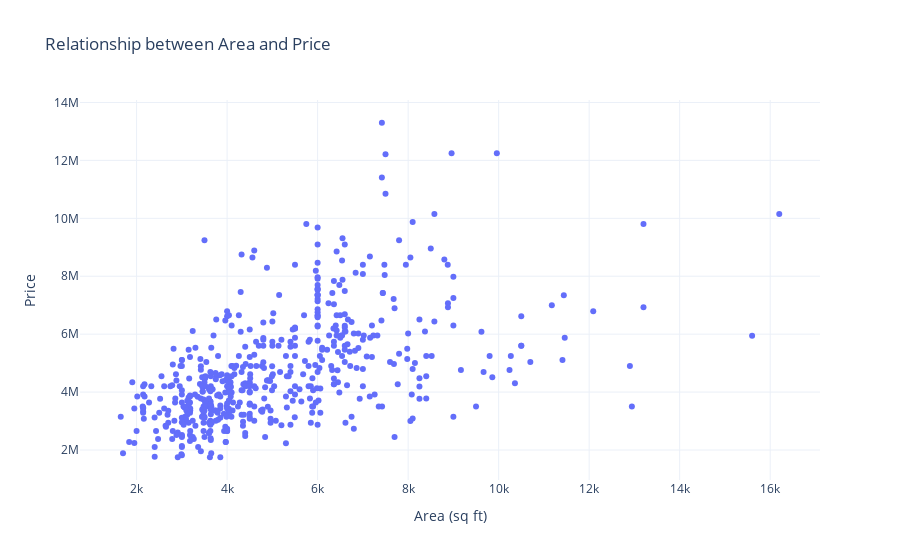

The notebook cell saved with this chart:
### Markdown cell above
## Scatterplot (Area vs Price)

### Code cell
scatter_fig = px.scatter(house_df_bool, x='area', y='price', 
                         title='Relationship between Area and Price',
                         labels={'area': 'Area (sq ft)', 'price': 'Price'},
                         template='plotly_white')

# Show the plots
scatter_fig.show()
scatter_fig.write_html("area_price_scatter.html")

### Figure 1 — Plotly figure (JSON) as saved in the notebook; plotly's stock layout.template omitted (floating-point values rounded to 4 significant figures; data arrays with more than 128 entries replaced by an {"elided": "..."} marker saying what was removed)
{"data": [{"hovertemplate": "Area (sq ft)=%{x}<br>Price=%{y}<extra></extra>", "legendgroup": "", "marker": {"color": "#636efa", "symbol": "circle"}, "mode": "markers", "name": "", "orientation": "v", "showlegend": false, "type": "scatter", "x": {"elided": "545 int values"}, "xaxis": "x", "y": {"elided": "545 int values"}, "yaxis": "y"}], "layout": {"legend": {"tracegroupgap": 0}, "title": {"text": "Relationship between Area and Price"}, "xaxis": {"anchor": "y", "domain": [0, 1], "title": {"text": "Area (sq ft)"}}, "yaxis": {"anchor": "x", "domain": [0, 1], "title": {"text": "Price"}}}}
